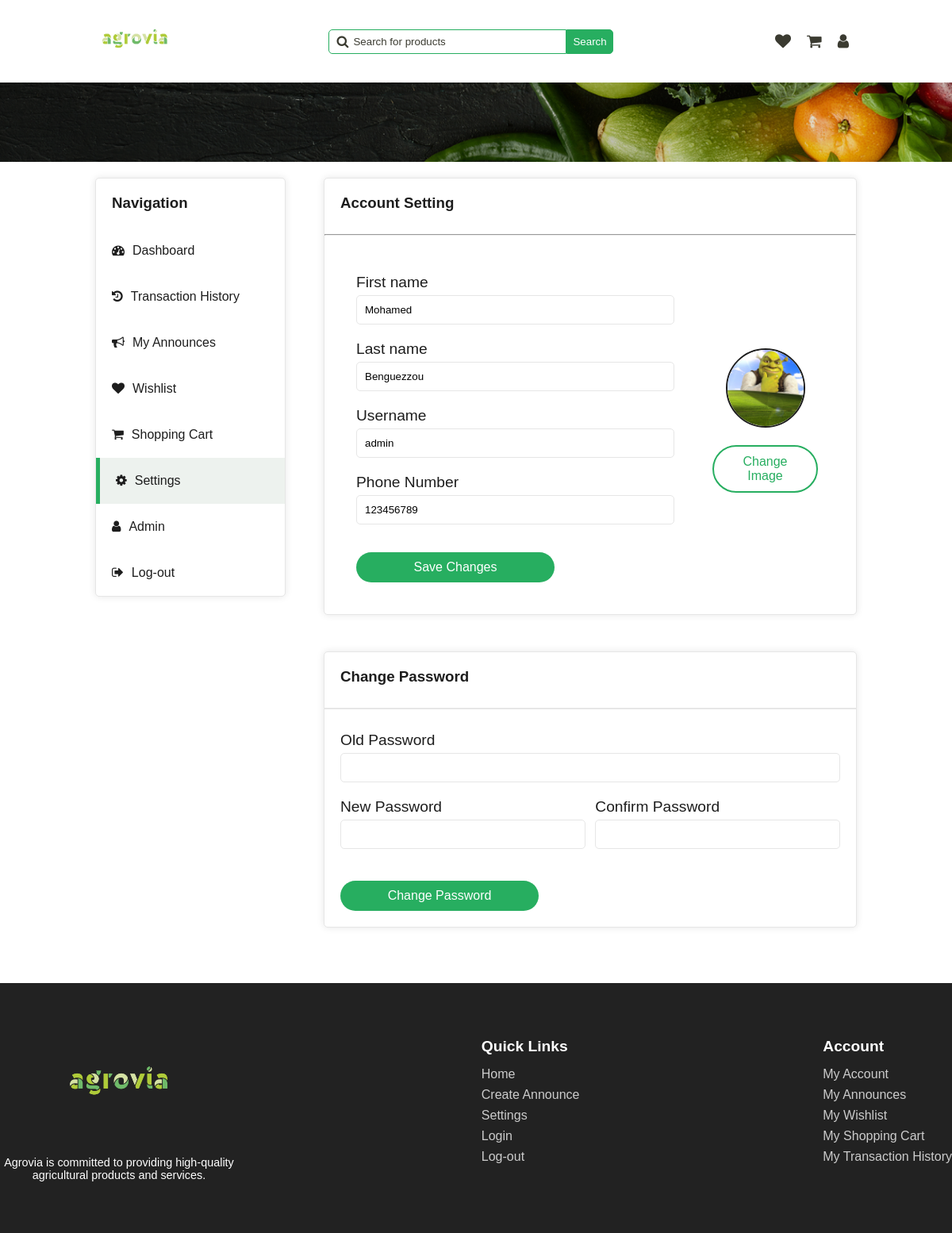
The app's page /pages/settings.php (signed in) with its own data.
### tables this page shows
CREATE TABLE User (
  id INTEGER PRIMARY KEY,
  firstname TEXT,
  lastname TEXT,
  email TEXT,
  username TEXT,
  icon TEXT,
  phone_number TEXT,
  password TEXT,
  is_admin INTEGER
);

### php/user.php (called while the page is built, shortened)
<?php
require '../php/pdo.php';
function get_user_by_id($id_user)
{
    global $pdo;
    try {
        $query = "SELECT * FROM User WHERE id = :id_user";
        $stmt = $pdo->prepare($query);
        $stmt->bindParam(':id_user', $id_user);
        $stmt->execute();
        $user = $stmt->fetch(PDO::FETCH_ASSOC);
        return $user;
    } catch (PDOException $e) {
        echo $e->getMessage();
    }
}

### pages/settings.php (the view, shortened to what this page needs)
<!DOCTYPE html>
<html lang="en">
<head>
    <link rel="stylesheet" href="../styles/dashboard.css" onload="load_theme()">
    <link rel="stylesheet" href="../styles/main-header.css">
    <link rel="stylesheet" href="../styles/settings.css">
    <link rel="stylesheet" href="../styles/alert.css">
    <link rel="stylesheet" href="../styles/footer.css">
    <link rel="stylesheet" href="https://cdnjs.cloudflare.com/ajax/libs/font-awesome/4.7.0/css/font-awesome.min.css">
</head>
<body>
    <header>
        <a href="../pages/home.php"><img id="logo" src="../assets/logo/agrovia-green.png" alt="logo"></a>
        <div class="search-bar">
            <span>
                <i class="fa fa-search"></i>
                <input type="text" name="search" id="search" placeholder="Search for products"
                    onkeydown="if(event.keyCode === 13) search()">
            </span>
            <button onclick="search()">Search</button>
        </div>
        <div class="user">
            <a href="../pages/wishlist.php">
                <i class="fa fa-heart"></i>
            </a>
            <a href="../pages/shopping-cart.php">
                <i class="fa fa-shopping-cart"></i>
            </a>
            <a href="../pages/dashboard.php">
                <i class="fa fa-user"></i>
            </a>
        </div>
    </header>
    <div class="separator-background"></div>
    <?php
    require "../php/user.php";
    $user = get_user_by_id($_SESSION['user_id']);
    ?>
    <div class="main-container">
        <section class="navigation">
            <h3>Navigation</h3>
            <a href="../pages/dashboard.php">
                <i class="fa fa-tachometer" aria-hidden="true"></i>
                <span>Dashboard</span>
            </a>
            <a href="../pages/transaction-history.php">
                <i class="fa fa-history"></i>
                <span>Transaction History</span>
            </a>
            <a href="../pages/my-announces.php">
                <i class="fa fa-bullhorn"></i>
                <span>My Announces</span>
            </a>
            <a href="../pages/wishlist.php">
                <i class="fa fa-heart"></i>
                <span>Wishlist</span>
            </a>
            <a href="../pages/shopping-cart.php">
                <i class="fa fa-shopping-cart"></i>
                <span>Shopping Cart</span>
            </a>
            <a href="../pages/settings.php" class="active">
                <i class="fa fa-gear"></i>
                <span>Settings</span>
            </a>
            <?php
            if ($user['is_admin']) {
                echo '<a href="../pages/admin.php"><i class="fa fa-user"></i><span>Admin</span></a>';
            }
            ?>
            <a href="../php/log-out.php">
                <i class="fa fa-sign-out"></i>
                Log-out
            </a>
        </section>
        <section class="tab-content user-section">
            <div class="content">
                <h3>Account Setting</h3>
                <hr>
                <div class="user-details">
                    <div class="setting">
                        <form id="user-infos-form" action="../php/update-user-infos.php" method="POST"
                            enctype="multipart/form-data">
                            <div class="input-infos">
                                <label for="firstname">First name</label>
                                <input type="text" name="firstname" id="firstname"
                                    value="<?php echo $user['firstname']; ?>" required>
                            </div>
                            <div class="input-infos">
                                <label for="lastname">Last name</label>
                                <input type="text" name="lastname" id="lastname"
                                    value="<?php echo $user['lastname']; ?>" required>
                            </div>
                            <div class="input-infos">
                                <label for="username">Username</label>
                                <input type="text" name="username" id="username"
                                    value="<?php echo $user['username']; ?>" required>
                            </div>
                            <div class="input-infos">
                                <label for="phonenumber">Phone Number</label>
                                <input type="text" name="phonenumber" id="phonenumber"
                                    value="<?php echo $user['phone_number']; ?>" required>
                            </div>
                            <button type="submit">Save Changes</button>
                        </form>
                    </div>
                    <div class="user-image">
                        <img id="user-image" src="<?php echo $user['icon']; ?>" alt="user-image">
                        <button onclick="document.getElementById('file-input').click()">Change Image</button>
                    </div>
                </div>
            </div>
            <div class="change-password">
                <h3>Change Password</h3>
                <hr>
                <form id="password-form" action="../php/update-user-password.php" method="POST">
                    <div class="input-infos">
                        <label for="old-password">Old Password</label>
                        <input type="password" name="old-password" id="old-password" required>
                    </div>
                    <div class="group">
                        <div class="input-infos">
                            <label for="new-password">New Password</label>
                            <input type="password" name="new-password" id="new-password" required>
                        </div>
                        <div class="input-infos">
                            <label for="confirm-password">Confirm Password</label>
                            <input type="password" name="confirm-password" id="confirm-password" required>
                        </div>
                    </div>
                    <button type="submit">Change Password</button>
                </form>
            </div>
        </section>
    </div>
    <div class="footer">
        <div class="footer-content">
            <div class="footer-logo">
                <a href="../pages/home.php"><img src="../assets/logo/agrovia-green.png" alt="Agrovia logo"></a>
                <p>Agrovia is committed to providing high-quality agricultural products and services.</p>
            </div>
            <div class="footer-section">
                <h3>Quick Links</h3>
                <a href="../pages/home.php">Home</a>
                <a href="../pages/create-announce.php">Create Announce</a>
                <a href="../pages/settings.php">Settings</a>
                <a href="../pages/login.php">Login</a>
                <a href="../php/log-out.php">Log-out</a>
            </div>
            <div class="footer-section">
                <h3>Account</h3>
                <a href="../pages/dashboard.php">My Account</a>
                <a href="../pages/my-announces.php">My Announces</a>
                <a href="../pages/wishlist.php">My Wishlist</a>
                <a href="../pages/shopping-cart.php">My Shopping Cart</a>
                <a href="../pages/transaction-history.php">My Transaction History</a>
            </div>
        </div>
    </div>
</body>
</html>

### styles/dashboard.css (style rules this page uses)
.main-container { margin-top: 120px; display: flex; justify-content: space-between; color: var(--dark); }
.main-container .navigation { display: flex; justify-content: flex-start; flex-direction: column; background-color: var(--white); width: 25%; border-radius: 5px; height: max-content; box-shadow: 0 0 10px rgba(0, 0, 0, 0.1); border: 1px solid var(--light-stroke); }
.main-container .navigation h3 { padding: 20px; margin: 0; color: var(--dark); }
.main-container .navigation a { padding: 20px; display: flex; justify-content: flex-start; text-decoration: none; color: var(--dark); }
.main-container .navigation a.active { background-color: var(--light-hover-green); border-left: 5px solid var(--secondary); }
.main-container .navigation a i { margin-right: 10px; }

### styles/main-header.css (style rules this page uses)
header { display: flex; justify-content: space-between; align-items: center; }
header a img { width: 100px; }
header .search-bar { display: flex; align-items: center; }
header .search-bar span { display: flex; align-items: center; position: relative; }
header .search-bar span i { position: absolute; left: 10px; color: var(--text); }
header .search-bar span input { padding: 7px; border: 1px solid var(--secondary); border-radius: 5px 0 0 5px; padding-left: 30px; min-width: 300px; }
header .search-bar span input::placeholder { color: var(--text); position: absolute; left: 30px; }
header .search-bar button { padding: 7px; border-radius: 0 5px 5px 0; background-color: var(--secondary); color: var(--white); border: 1px solid var(--secondary); cursor: pointer; }
header .user { display: flex; align-items: center; }
header .user a { text-decoration: none; padding: 10px; }
header .user a i { font-size: 20px; color: var(--text); }
.separator-background { background-image: url("../assets/backgrounds/separator-background.png"); background-size: cover; background-position: center; background-repeat: no-repeat; width: 100%; height: 100px; position: absolute; left: 0; }

### styles/settings.css (style rules this page uses)
.tab-content { background-color: transparent; width: 70%; padding: 0; color: var(--dark); }
.tab-content .content { border-radius: 5px; border: none; width: 100%; border-collapse: collapse; background-color: var(--white); box-shadow: 0 0 10px rgba(0, 0, 0, 0.1); border: 1px solid var(--light-stroke); }
.tab-content .content h3 { padding: 20px; margin: 0; }
.tab-content .content .user-details { display: flex; justify-content: space-between; padding: 20px; }
.tab-content .content .user-details .setting { padding: 20px; width: 70%; }
.input-infos { display: flex; flex-direction: column; margin-bottom: 20px; }
.input-infos label { font-size: 1.2rem; margin-bottom: 5px; }
.input-infos input { padding: 10px; border-radius: 5px; border: 1px solid var(--light-stroke); }
.setting button { padding: 10px 20px; font-size: 1rem; background-color: var(--secondary); color: white; border: none; border-radius: 50px; cursor: pointer; transition: background-color 0.3s ease; width: 250px; margin-top: 15px; }
.user-image { display: flex; flex-direction: column; justify-content: center; align-items: center; margin-bottom: 20px; width: 30%; }
.user-image img { width: 100px; height: 100px; border-radius: 50%; object-fit: cover; margin-bottom: 22px; border: 2px solid var(--dark); }
.user-image button { padding: 10px 20px; font-size: 1rem; background-color: transparent; color: white; border: none; border-radius: 50px; cursor: pointer; transition: background-color 0.3s ease; width: 70%; border: 2px solid var(--secondary); color: var(--secondary); }
.change-password { margin-top: 46px; display: flex; flex-direction: column; margin-bottom: 20px; background-color: var(--white); border-radius: 5px; box-shadow: 0 0 10px rgba(0, 0, 0, 0.1); border: 1px solid var(--light-stroke); }
.change-password h3 { padding: 20px; margin: 0; }
.change-password hr { border: 1px solid var(--light-stroke); width: 100%; }
.change-password form { display: flex; flex-direction: column; padding: 20px; }
.change-password form .group { display: flex; margin-bottom: 20px; width: 100%; justify-content: space-between; align-items: center; }
.change-password form .group .input-infos { width: 49%; }
.change-password form button { padding: 10px 20px; font-size: 1rem; background-color: var(--secondary); color: white; border: none; border-radius: 50px; cursor: pointer; transition: background-color 0.3s ease; width: 250px; }

### records on screen
user: firstname "Mohamed", lastname "Benguezzou", username "admin", phonenumber "123456789", icon (picture)
